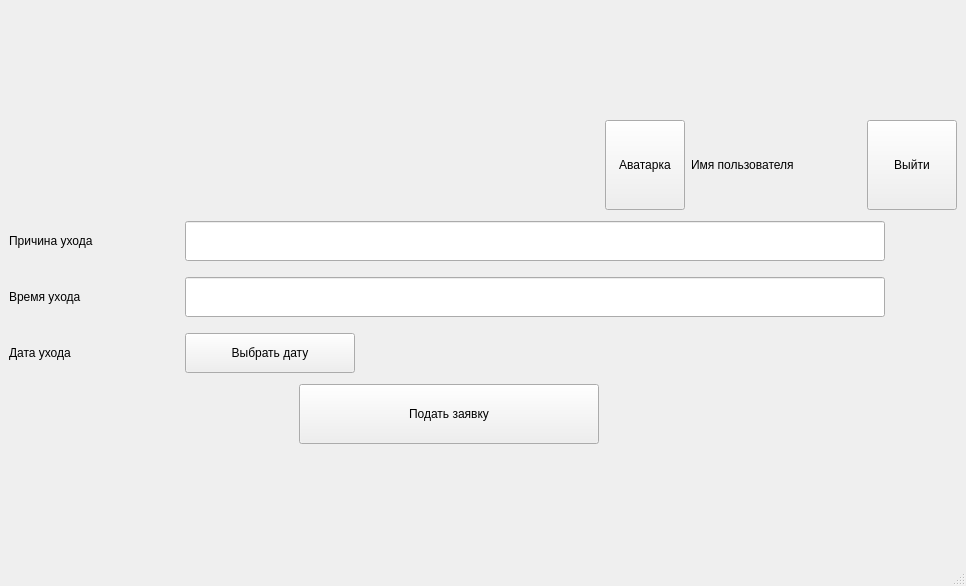
<?xml version="1.0" encoding="UTF-8"?>
<ui version="4.0">
 <class>MainWindow</class>
 <widget class="QMainWindow" name="MainWindow">
  <property name="geometry">
   <rect>
    <x>0</x>
    <y>0</y>
    <width>966</width>
    <height>586</height>
   </rect>
  </property>
  <property name="windowTitle">
   <string>MainWindow</string>
  </property>
  <widget class="QWidget" name="centralwidget">
   <layout class="QVBoxLayout" name="verticalLayout">
    <item>
     <layout class="QGridLayout" name="gridLayout">
      <item row="0" column="6">
       <widget class="QPushButton" name="pushButton_2">
        <property name="sizePolicy">
         <sizepolicy hsizetype="Fixed" vsizetype="Fixed">
          <horstretch>0</horstretch>
          <verstretch>0</verstretch>
         </sizepolicy>
        </property>
        <property name="minimumSize">
         <size>
          <width>90</width>
          <height>90</height>
         </size>
        </property>
        <property name="text">
         <string>Выйти</string>
        </property>
       </widget>
      </item>
      <item row="0" column="5">
       <widget class="QLabel" name="label">
        <property name="sizePolicy">
         <sizepolicy hsizetype="Fixed" vsizetype="Fixed">
          <horstretch>0</horstretch>
          <verstretch>0</verstretch>
         </sizepolicy>
        </property>
        <property name="minimumSize">
         <size>
          <width>170</width>
          <height>70</height>
         </size>
        </property>
        <property name="text">
         <string>Имя пользователя</string>
        </property>
       </widget>
      </item>
      <item row="4" column="3">
       <widget class="QPushButton" name="pushButton_3">
        <property name="sizePolicy">
         <sizepolicy hsizetype="Fixed" vsizetype="Fixed">
          <horstretch>0</horstretch>
          <verstretch>0</verstretch>
         </sizepolicy>
        </property>
        <property name="minimumSize">
         <size>
          <width>300</width>
          <height>60</height>
         </size>
        </property>
        <property name="text">
         <string>Подать заявку</string>
        </property>
       </widget>
      </item>
      <item row="4" column="2">
       <spacer name="horizontalSpacer_4">
        <property name="orientation">
         <enum>Qt::Horizontal</enum>
        </property>
        <property name="sizeHint" stdset="0">
         <size>
          <width>40</width>
          <height>20</height>
         </size>
        </property>
       </spacer>
      </item>
      <item row="2" column="0">
       <widget class="QLabel" name="label_3">
        <property name="sizePolicy">
         <sizepolicy hsizetype="Fixed" vsizetype="Fixed">
          <horstretch>0</horstretch>
          <verstretch>0</verstretch>
         </sizepolicy>
        </property>
        <property name="minimumSize">
         <size>
          <width>170</width>
          <height>50</height>
         </size>
        </property>
        <property name="text">
         <string>Время ухода</string>
        </property>
       </widget>
      </item>
      <item row="4" column="0">
       <spacer name="horizontalSpacer">
        <property name="orientation">
         <enum>Qt::Horizontal</enum>
        </property>
        <property name="sizeHint" stdset="0">
         <size>
          <width>40</width>
          <height>20</height>
         </size>
        </property>
       </spacer>
      </item>
      <item row="2" column="1" colspan="6">
       <widget class="QLineEdit" name="lineEdit_2">
        <property name="sizePolicy">
         <sizepolicy hsizetype="Fixed" vsizetype="Fixed">
          <horstretch>0</horstretch>
          <verstretch>0</verstretch>
         </sizepolicy>
        </property>
        <property name="minimumSize">
         <size>
          <width>700</width>
          <height>40</height>
         </size>
        </property>
       </widget>
      </item>
      <item row="3" column="0">
       <widget class="QLabel" name="label_4">
        <property name="minimumSize">
         <size>
          <width>170</width>
          <height>50</height>
         </size>
        </property>
        <property name="text">
         <string>Дата ухода</string>
        </property>
       </widget>
      </item>
      <item row="1" column="0">
       <widget class="QLabel" name="label_2">
        <property name="sizePolicy">
         <sizepolicy hsizetype="Fixed" vsizetype="Fixed">
          <horstretch>0</horstretch>
          <verstretch>0</verstretch>
         </sizepolicy>
        </property>
        <property name="minimumSize">
         <size>
          <width>170</width>
          <height>50</height>
         </size>
        </property>
        <property name="text">
         <string>Причина ухода</string>
        </property>
       </widget>
      </item>
      <item row="0" column="4">
       <widget class="QPushButton" name="pushButton">
        <property name="sizePolicy">
         <sizepolicy hsizetype="Fixed" vsizetype="Fixed">
          <horstretch>0</horstretch>
          <verstretch>0</verstretch>
         </sizepolicy>
        </property>
        <property name="minimumSize">
         <size>
          <width>40</width>
          <height>90</height>
         </size>
        </property>
        <property name="text">
         <string>Аватарка</string>
        </property>
       </widget>
      </item>
      <item row="3" column="1" colspan="6">
       <widget class="QPushButton" name="pushButton_4">
        <property name="sizePolicy">
         <sizepolicy hsizetype="Fixed" vsizetype="Fixed">
          <horstretch>0</horstretch>
          <verstretch>0</verstretch>
         </sizepolicy>
        </property>
        <property name="minimumSize">
         <size>
          <width>170</width>
          <height>40</height>
         </size>
        </property>
        <property name="text">
         <string>Выбрать дату</string>
        </property>
       </widget>
      </item>
      <item row="4" column="1">
       <spacer name="horizontalSpacer_2">
        <property name="orientation">
         <enum>Qt::Horizontal</enum>
        </property>
        <property name="sizeHint" stdset="0">
         <size>
          <width>40</width>
          <height>20</height>
         </size>
        </property>
       </spacer>
      </item>
      <item row="1" column="1" colspan="6">
       <widget class="QLineEdit" name="lineEdit">
        <property name="sizePolicy">
         <sizepolicy hsizetype="Fixed" vsizetype="Fixed">
          <horstretch>0</horstretch>
          <verstretch>0</verstretch>
         </sizepolicy>
        </property>
        <property name="minimumSize">
         <size>
          <width>700</width>
          <height>40</height>
         </size>
        </property>
       </widget>
      </item>
      <item row="4" column="4">
       <spacer name="horizontalSpacer_3">
        <property name="orientation">
         <enum>Qt::Horizontal</enum>
        </property>
        <property name="sizeHint" stdset="0">
         <size>
          <width>40</width>
          <height>20</height>
         </size>
        </property>
       </spacer>
      </item>
      <item row="4" column="5">
       <spacer name="horizontalSpacer_5">
        <property name="orientation">
         <enum>Qt::Horizontal</enum>
        </property>
        <property name="sizeHint" stdset="0">
         <size>
          <width>40</width>
          <height>20</height>
         </size>
        </property>
       </spacer>
      </item>
      <item row="4" column="6">
       <spacer name="horizontalSpacer_6">
        <property name="orientation">
         <enum>Qt::Horizontal</enum>
        </property>
        <property name="sizeHint" stdset="0">
         <size>
          <width>40</width>
          <height>20</height>
         </size>
        </property>
       </spacer>
      </item>
      <item row="0" column="1">
       <spacer name="horizontalSpacer_7">
        <property name="orientation">
         <enum>Qt::Horizontal</enum>
        </property>
        <property name="sizeHint" stdset="0">
         <size>
          <width>40</width>
          <height>20</height>
         </size>
        </property>
       </spacer>
      </item>
      <item row="0" column="2">
       <spacer name="horizontalSpacer_8">
        <property name="orientation">
         <enum>Qt::Horizontal</enum>
        </property>
        <property name="sizeHint" stdset="0">
         <size>
          <width>40</width>
          <height>20</height>
         </size>
        </property>
       </spacer>
      </item>
      <item row="0" column="0">
       <spacer name="horizontalSpacer_9">
        <property name="orientation">
         <enum>Qt::Horizontal</enum>
        </property>
        <property name="sizeHint" stdset="0">
         <size>
          <width>40</width>
          <height>20</height>
         </size>
        </property>
       </spacer>
      </item>
      <item row="0" column="3">
       <spacer name="horizontalSpacer_10">
        <property name="orientation">
         <enum>Qt::Horizontal</enum>
        </property>
        <property name="sizeHint" stdset="0">
         <size>
          <width>40</width>
          <height>20</height>
         </size>
        </property>
       </spacer>
      </item>
     </layout>
    </item>
   </layout>
  </widget>
  <widget class="QMenuBar" name="menubar">
   <property name="geometry">
    <rect>
     <x>0</x>
     <y>0</y>
     <width>966</width>
     <height>26</height>
    </rect>
   </property>
  </widget>
  <widget class="QStatusBar" name="statusbar"/>
 </widget>
 <resources/>
 <connections/>
</ui>
